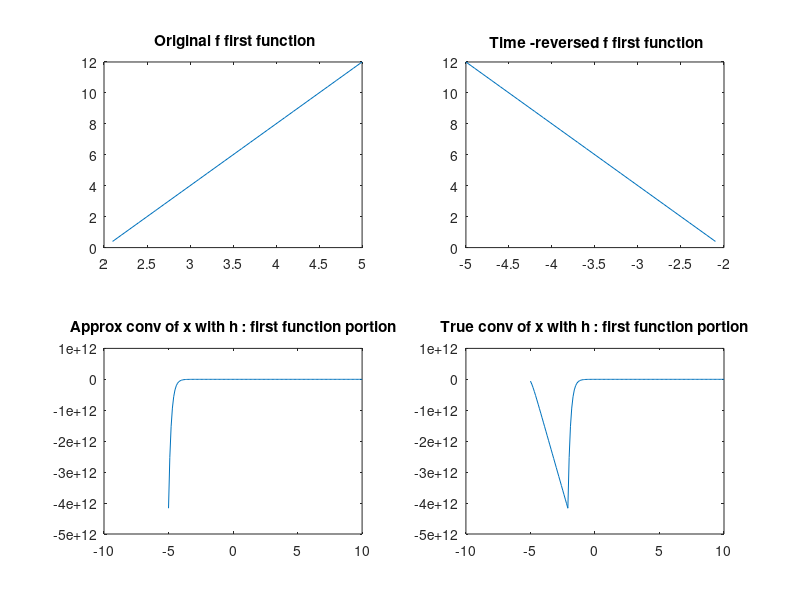
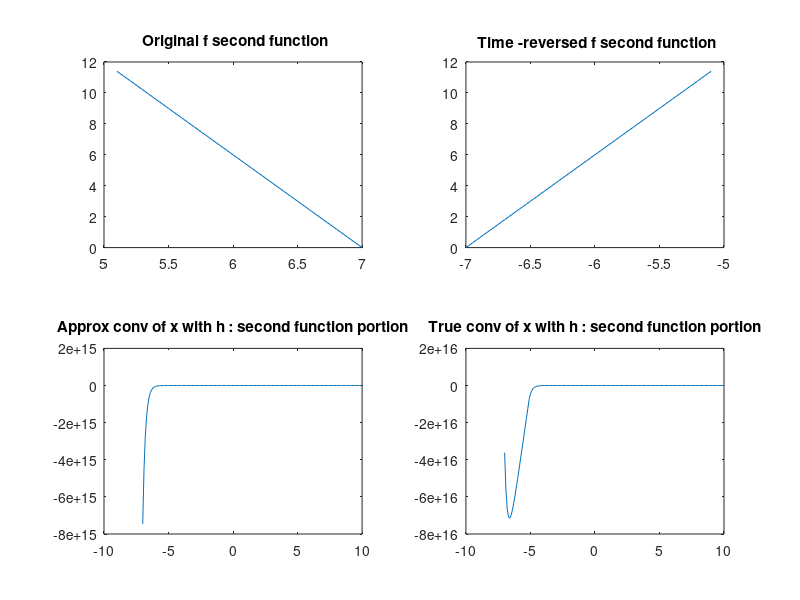
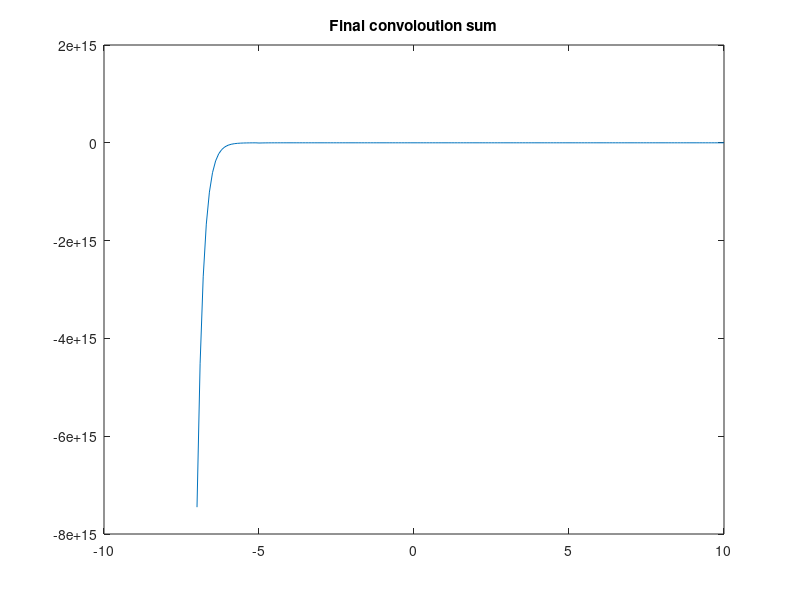

MATLAB code to generate these figures, in order:
%---------------------------------------------------------------------
% file name : hmwk_3_prob_1_conv.m
% Student: Ray Duran
% Date: 10/5/21
% Class : EECS 590 Professor Liang, Fall Semester
% University of North Dakota
% Descr: 
% Convolution example by time-reversal and slide and summation
% direct- method, not using a function
%--------------------------------------------------------------------- 
clf
clear

%-----------------------------
%% Convolve first function
%-----------------------------
% First Function
p = 2.1 : .1 : 5;
f1 = 4*p -8;
figure(1)
subplot(2,2,1)
plot(p,f1)
title(' Original f first function')

% Time reverse our two defined slope function and generate a vector
t1 = 0; % Before start of convolution
p_tr = -5: .1 : -2.1; 
f1_tr = 4*(t1 -p_tr) -8;
%figure(2)
subplot(2,2,2)
plot(p_tr,f1_tr) % is our time-reversed vector that we will sweep across
          % our exponential function
title(' Time -reversed f first function')
          
% Generate second vector to convolve with first function
t2 = -5:.1:10;

% 
h = 2*exp(-t2);
g = -2*exp(-5*t2);
s = h+g;

% Now Let's convolve the functions s and f_tr
time_steps = size(s,2);
length_of_function = size(f1_tr,2);

conv1 = zeros(1,time_steps);
prod1 = zeros(1,length_of_function);
N = time_steps - length_of_function;

for i = 1 : N
    i1 = i-1;
    for k = 1 : length_of_function 
        prod1(k) = f1_tr(k)*s(i1+k);
        %debug
        if k == length_of_function-1
        debug = 1;
        end
    end
    conv1(i) = sum(prod1);
    %debug
    if i == N-5
        debug = 1;
    end
    prod1 = zeros(1,length_of_function);
end

%figure(3)
subplot(2,2,3)
plot(t2,conv1)
title('Approx conv of x with h : first function portion')

conv1_true = conv(f1,s);
length_conv1_true = size(conv1_true,2);
length_t2 = size(t2,2);
conv1_true_plot = zeros(1,length_t2);
%for m = 1 : length_conv1_true
for m = 1 : length_t2
   conv1_true_plot(m) = conv1_true(m);
end
%figure(4)
subplot(2,2,4)
plot(t2,conv1_true_plot)
title('True conv of x with h : first function portion')

debug = 1;
%-----------------------------
%% Convolve second function
%-----------------------------
% Second Function
p = 5.1 : .1 : 7;
f2 = -6*p + 42;
figure(2)
subplot(2,2,1)
plot(p,f2)
title(' Original f second function')

% Time reverse our two defined slope function and generate a vector
t1 = 0; % Before start of convolution
p_tr = -7: .1 : -5.1; 
f2_tr = -6*(t1 -p_tr) + 42;
%figure(6)
subplot(2,2,2)
plot(p_tr,f2_tr) % is our time-reversed vector that we will sweep across
          % our exponential function
title(' Time -reversed f second function')
          
% Generate second vector to convolve with first function
t2 = -7:.1:10;

% 
h = 2*exp(-t2);
g = -2*exp(-5*t2);
s = h+g;

% Now Let's convolve the functions s and f_tr
time_steps = size(s,2);
length_of_function = size(f2_tr,2);

conv2 = zeros(1,time_steps);
prod2 = zeros(1,length_of_function);
N = time_steps - length_of_function;

for i = 1 : N
    i1 = i-1;
    for k = 1 : length_of_function 
        prod2(k) = f2_tr(k)*s(i1+k);
        %debug
        if k == length_of_function-1
        debug = 1;
        end
    end
    conv2(i) = sum(prod2);
    %debug
    if i == N-5
        debug = 1;
    end
    prod2 = zeros(1,length_of_function);
end

%figure(7)
subplot(2,2,3)
plot(t2,conv2)
title('Approx conv of x with h : second function portion')

conv2_true = conv(f2,s);
length_conv1_true = size(conv2_true,2);
length_t2 = size(t2,2);
conv2_true_plot = zeros(1,length_t2);
%for m = 1 : length_conv1_true
for m = 1 : length_t2
   conv2_true_plot(m) = conv2_true(m);
end
%figure(8)
subplot(2,2,4)
plot(t2,conv2_true_plot)
title('True conv of x with h : second function portion')

%-----------------------------
%% Combine funcitons
%-----------------------------
% convolution property is distributive
% So, h*(f_g) = h*f + h*g

% We need to pad the first function as it goes from -5 to 10
% while the second function goes from -7 to 10 by .1
pad_zeros = zeros(1,20);
conv1_padded = [ pad_zeros conv1];
conv_final = conv1_padded + conv2;
figure(3)
plot(t2,conv_final)
title('Final convoloution sum')







